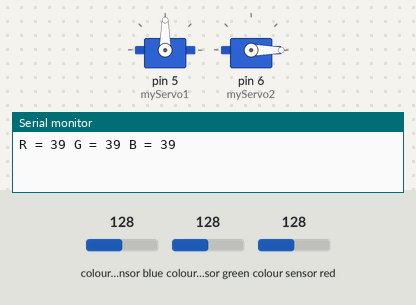
This sketch was run on a simulated Arduino Uno, built with avr-gcc and run on an emulated ATmega328P. On the bench: 2 × servo, the last lines printed to the serial monitor. Wiring (inferred from the names in the program): TCS3200 colour sensor: output pin 8; S2 pin 4; S3 pin 7; S0 pin 2; S1 pin 3. The inputs (shaded band) are chosen by the test bench; at power-on: colour sensor blue 128, colour sensor green 128, colour sensor red 128.

Above: at 1.2 s.
1.3 s: colour sensor blue set to 5
At 2.4 s:
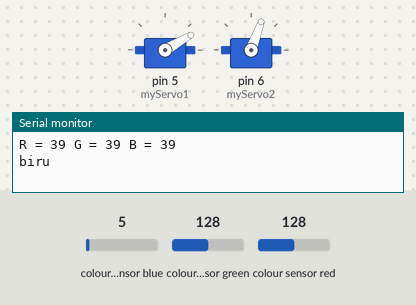
At 3.7 s:
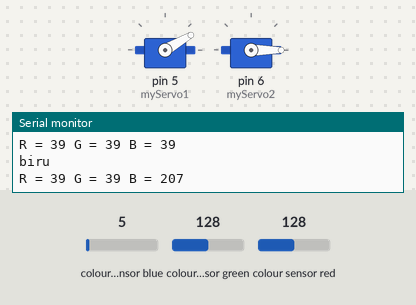
Timing chart, 0 to 5.2 s (numbered marks = the images above; inputs shaded):
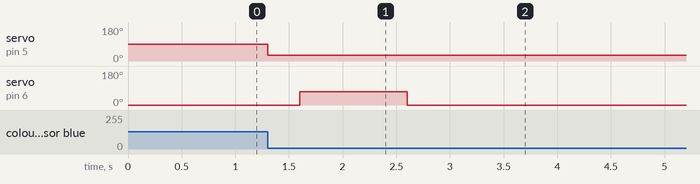

The sketch:

full_code.ino
```cpp
#include <Servo.h>

#define S0 2
#define S1 3
#define S2 4
#define S3 7
#define sensorOut 8

Servo myServo1;
Servo myServo2;
int pos = 0;

// Stores frequency read by the photodiodes
int red = 0;
int green = 0;
int blue = 0;
int benar = 0;
int warna = 0;

// Define color detection threshold values
const int redThreshold = 150;
const int greenThreshold = 90;
const int blueThreshold = 60;

void setup() {
  myServo1.attach(5);
  myServo2.attach(6);

  // Setting the outputs
  pinMode(S0, OUTPUT);
  pinMode(S1, OUTPUT);
  pinMode(S2, OUTPUT);
  pinMode(S3, OUTPUT);

  // Setting the sensorOut as an input
  pinMode(sensorOut, INPUT);

  // Setting frequency scaling to 20%
  digitalWrite(S0, HIGH);
  digitalWrite(S1, LOW);

  // Begins serial communication
  Serial.begin(9600);
}

void loop() {
  myServo2.write(0); // Move servo2 to position 0
  delay(1000);
  benar = 0;

  while (benar == 0) {
    detectColor();
    posServo();
    delay(100);
  }

  delay(200);
  myServo2.write(70); // Move servo2 to position 70
  benar = 0;
  delay(1000);
}

void detectColor() {
  // Setting RED (R) filtered photodiodes to be read
  digitalWrite(S2, LOW);
  digitalWrite(S3, LOW);

  // Reading the output frequency
  red = pulseIn(sensorOut, LOW);

  // Printing the RED (R) value
  Serial.print("R = ");
  Serial.print(red);
  delay(100);

  // Setting GREEN (G) filtered photodiodes to be read
  digitalWrite(S2, HIGH);
  digitalWrite(S3, HIGH);

  // Reading the output frequency
  green = pulseIn(sensorOut, LOW);

  // Printing the GREEN (G) value
  Serial.print(" G = ");
  Serial.print(green);
  delay(100);

  // Setting BLUE (B) filtered photodiodes to be read
  digitalWrite(S2, LOW);
  digitalWrite(S3, HIGH);

  // Reading the output frequency
  blue = pulseIn(sensorOut, LOW);

  // Printing the BLUE (B) value
  Serial.print(" B = ");
  Serial.println(blue);
  delay(100);

  if (blue < blueThreshold && red < redThreshold && green < greenThreshold) {
    warna = 1;
    Serial.println("biru");
  } else if ((50 < red && red < 83) && (110 < green && green < 150) && blue < 100) {
    warna = 2;
    Serial.println("Merah");
  } else if ((120 < red && red < 150) && (70 < green && green < 90) && (60 < blue && blue < 85)) {
    warna = 3;
    Serial.println("Hijau");
  } else if ((43 < red && red < 70) && (55 < green && green < 80) && (60 < blue && blue < 80)) {
    warna = 4;
    Serial.println("Kuning");
  } else if ((90 < red && red < 105) && (90 < green && green < 115) && blue < 55) {
    warna = 5;
    Serial.println("Ungu");
  } else {
    warna = 0;
    Serial.println("tidak mendeteksi");
  }
}

void posServo() {
  if (warna == 1) {
    myServo1.write(30);
    benar = 1;
  } else if (warna == 2) {
    myServo1.write(60);
    benar = 1;
  } else if (warna == 3) {
    myServo1.write(90);
    benar = 1;
  } else if (warna == 4) {
    myServo1.write(120);
    benar = 1;
  } else if (warna == 5) {
    myServo1.write(150);
    benar = 1;
  }
}
```

Measured:
- after the input at 1.3 s, servo on pin 6 (myServo2): goes on until 2.6 s, then stays 0°
